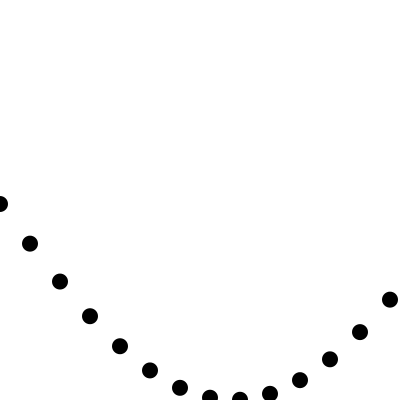
Frame 1 (no input)
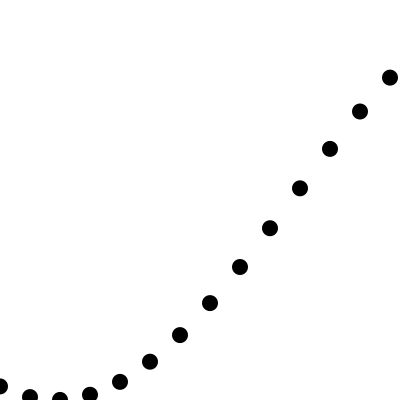
Frame 60 (the mouse pressed at the canvas centre just before this capture)
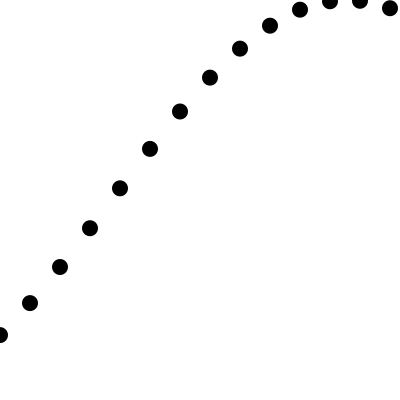
Frame 120 (the mouse held since frame 60 and released just before this capture)

The Processing sketch that drew these frames (run headless with seeded random() and noise(); from frame 60 on, the mouse is pressed at the canvas centre):

// Processing sketch: processing_156852
// ── processing_156852.pde

//starting angle
float theta= 0.0;

void setup(){
  
  size(400,400);
  smooth();
}

void draw(){
background(255);
// increasing theta 
theta +=0.02;

 noStroke();
 fill(0);
 
 float x = theta;
 for (int i = 0; i <=30 ; i++ ){
   // calculate sin of Y
   float y= (sin(x)*width/2);
   ellipse(i*30,y+height/2,16,16);
   //move along X- axis
   x+=0.2;
 }
 }
 
